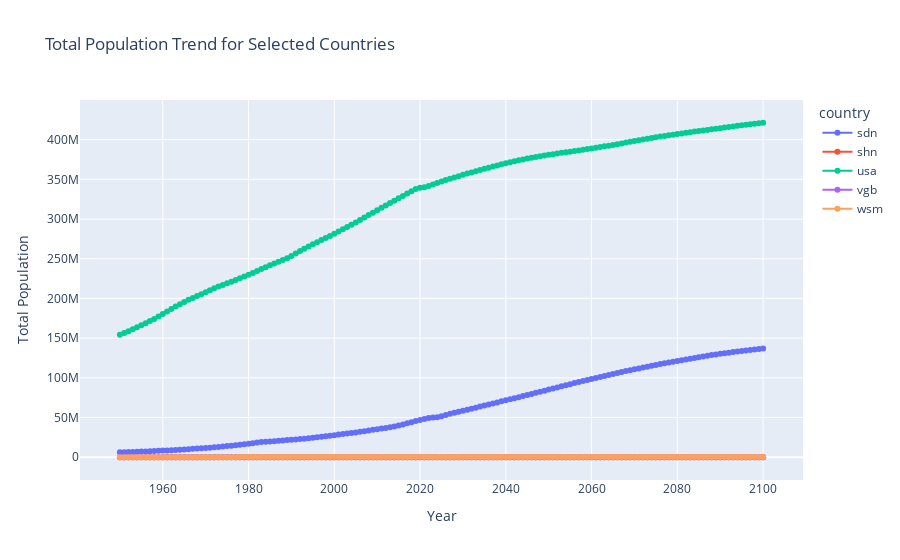

The code cell stored with this chart in its notebook:
### Code cell
#read the data 
df_usa = pd.read_csv("/workspaces/07-visualization-ayabz22/ddf--datapoints--population--by--country--age--gender--year/ddf--datapoints--population--by--country-usa--age--gender--year.csv")
df_vgb = pd.read_csv("/workspaces/07-visualization-ayabz22/ddf--datapoints--population--by--country--age--gender--year/ddf--datapoints--population--by--country-vgb--age--gender--year.csv")
df_wsm= pd.read_csv("/workspaces/07-visualization-ayabz22/ddf--datapoints--population--by--country--age--gender--year/ddf--datapoints--population--by--country-wsm--age--gender--year.csv")
df_sdn = pd.read_csv("/workspaces/07-visualization-ayabz22/ddf--datapoints--population--by--country--age--gender--year/ddf--datapoints--population--by--country-sdn--age--gender--year.csv")
df_shn = pd.read_csv("/workspaces/07-visualization-ayabz22/ddf--datapoints--population--by--country--age--gender--year/ddf--datapoints--population--by--country-shn--age--gender--year.csv")

#combine them 
df = pd.concat([
    df_usa,
    df_vgb,
    df_wsm,
    df_sdn,
    df_shn
], axis=0, ignore_index=True) 

#find the total population by year and country 
total_population = df.groupby(['year', 'country'])['population'].sum().reset_index() 

countries = ['usa', 'vgb', 'wsm', 'sdn', 'shn']
total_population = total_population[total_population['country'].isin(countries)]

plt.figure(figsize=(10, 6))

px.line(
    total_population,
    x='year',  
    y='population',  
    color='country',  
    markers=True, 
    title='Total Population Trend for Selected Countries',  
    labels={'population': 'Total Population', 'year': 'Year'},  
)

### Figure 1 — Plotly figure (JSON) as saved in the notebook; plotly's stock layout.template omitted (floating-point values rounded to 4 significant figures; data arrays with more than 128 entries replaced by an {"elided": "..."} marker saying what was removed)
{"data": [{"hovertemplate": "country=sdn<br>Year=%{x}<br>Total Population=%{y}<extra></extra>", "legendgroup": "sdn", "line": {"color": "#636efa", "dash": "solid"}, "marker": {"symbol": "circle"}, "mode": "lines+markers", "name": "sdn", "orientation": "v", "showlegend": true, "type": "scatter", "x": {"elided": "151 int values"}, "xaxis": "x", "y": {"elided": "151 int values"}, "yaxis": "y"}, {"hovertemplate": "country=shn<br>Year=%{x}<br>Total Population=%{y}<extra></extra>", "legendgroup": "shn", "line": {"color": "#EF553B", "dash": "solid"}, "marker": {"symbol": "circle"}, "mode": "lines+markers", "name": "shn", "orientation": "v", "showlegend": true, "type": "scatter", "x": {"elided": "151 int values"}, "xaxis": "x", "y": {"elided": "151 int values"}, "yaxis": "y"}, {"hovertemplate": "country=usa<br>Year=%{x}<br>Total Population=%{y}<extra></extra>", "legendgroup": "usa", "line": {"color": "#00cc96", "dash": "solid"}, "marker": {"symbol": "circle"}, "mode": "lines+markers", "name": "usa", "orientation": "v", "showlegend": true, "type": "scatter", "x": {"elided": "151 int values"}, "xaxis": "x", "y": {"elided": "151 int values"}, "yaxis": "y"}, {"hovertemplate": "country=vgb<br>Year=%{x}<br>Total Population=%{y}<extra></extra>", "legendgroup": "vgb", "line": {"color": "#ab63fa", "dash": "solid"}, "marker": {"symbol": "circle"}, "mode": "lines+markers", "name": "vgb", "orientation": "v", "showlegend": true, "type": "scatter", "x": {"elided": "151 int values"}, "xaxis": "x", "y": {"elided": "151 int values"}, "yaxis": "y"}, {"hovertemplate": "country=wsm<br>Year=%{x}<br>Total Population=%{y}<extra></extra>", "legendgroup": "wsm", "line": {"color": "#FFA15A", "dash": "solid"}, "marker": {"symbol": "circle"}, "mode": "lines+markers", "name": "wsm", "orientation": "v", "showlegend": true, "type": "scatter", "x": {"elided": "151 int values"}, "xaxis": "x", "y": {"elided": "151 int values"}, "yaxis": "y"}], "layout": {"legend": {"title": {"text": "country"}, "tracegroupgap": 0}, "title": {"text": "Total Population Trend for Selected Countries"}, "xaxis": {"anchor": "y", "domain": [0, 1], "title": {"text": "Year"}}, "yaxis": {"anchor": "x", "domain": [0, 1], "title": {"text": "Total Population"}}}}
